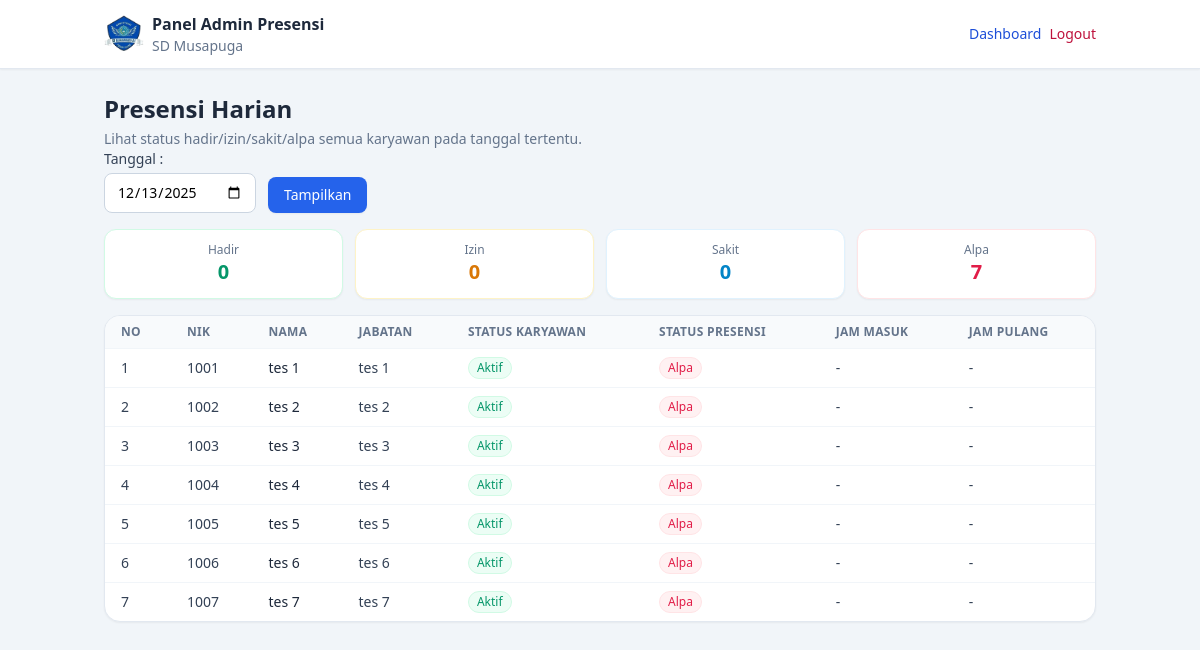
Page /admin/presensi/harian.php (signed in) on the committed database.
### tables this page shows
CREATE TABLE `employees` (
  `id` int(10) UNSIGNED NOT NULL,
  `nik` varchar(50) NOT NULL,
  `nama` varchar(100) NOT NULL,
  `jabatan` varchar(100) DEFAULT NULL,
  `status_aktif` tinyint(1) NOT NULL DEFAULT 1,
  `created_at` timestamp NOT NULL DEFAULT current_timestamp(),
  `updated_at` timestamp NOT NULL DEFAULT current_timestamp() ON UPDATE current_timestamp()
);

### admin/presensi/harian.php (the view, shortened to what this page needs)
<?php
require_once __DIR__ . '/../../config/db.php';
$tanggal = date('Y-m-d');
$tanggalEscaped = $conn->real_escape_string($tanggal);
$sql = "SELECT
        e.id AS employee_id,
        e.nik,
        e.nama,
        e.jabatan,
        e.status_aktif,
        a.id AS attendance_id,
        a.jam_masuk,
        a.jam_pulang,
        a.status AS status_presensi
        FROM employees e
        LEFT JOIN attendances a
        ON a.employee_id = e.id AND a.tanggal = '$tanggalEscaped' ORDER BY e.nama ASC";
        $result = $conn->query($sql);
        $rows = [];
        $hadir = 0;
        $izin = 0;
        $sakit = 0;
        $alpa = 0;
        if( $result ) {
            while( $row = $result->fetch_assoc() ) {
                if( is_null($row['attendance_id']) ) {
                    $statusTampil = 'ALPA';
                    $alpa++;
                }
                $row['status_tampil'] = $statusTampil;
                $rows[] = $row;
            }
        }
?>
<!DOCTYPE html>
<html lang="en">
<head>
    <link rel="stylesheet" href="../../assets/css/output.min.css">
</head>
<body class="min-h-screen bg-slate-100">
    <header class="bg-white border-b shadow-sm border-slate-200">
        <div class="flex items-center justify-between max-w-5xl px-4 py-3 mx-auto">
            <div class="flex items-center gap-2">
                <img src="../../assets/images/logo.webp" alt="Logo SD Musapuga" class="w-[40px] h-[40px]">
                <div class="leading-tight">
                    <div class="text-base font-semibold text-slate-800">Panel Admin Presensi</div>
                    <div class="text-sm text-slate-500">SD Musapuga</div>
                </div>
            </div>
            <div class="flex items-center gap-2">
                <a href="../index.php" class="text-sm leading-tight text-blue-700 hover:underline">Dashboard</a>
                <a href="../logout.php" class="text-sm leading-tight text-rose-700 hover:underline">Logout</a>
            </div>
        </div>
    </header>
    <main class="max-w-5xl px-4 py-6 mx-auto">
        <section>
            <h1 class="text-xl font-semibold md:text-2xl text-slate-800">Presensi Harian</h1>
            <p class="mt-1 text-sm text-slate-500">Lihat status hadir/izin/sakit/alpa semua karyawan pada tanggal tertentu.</p>
        </section>
        <section class="mb-4">
            <form method="get" action="" class="flex flex-col gap-2 md:flex-row md:items-end md:gap-3">
                <div>
                    <label for="tanggal" class="block mb-1 text-sm font-medium text-slate-700">Tanggal :</label>
                    <input type="date" id="tanggal" name="tanggal" value="<?= htmlspecialchars($tanggal) ?>" required class="w-full px-3 py-2 text-sm border rounded-lg border-slate-300 focus:outline-none focus:ring-2 focus:ring-blue-500 focus:border-blue-500 placeholder:text-slate-500">
                </div>
                <div class="pt-2">
                    <button type="submit" class="inline-flex items-center justify-center px-4 py-2 text-sm font-medium text-white bg-blue-600 rounded-lg shadow-sm hover:bg-blue-700">Tampilkan</button>
                </div>
            </form>
        </section>
        <section class="grid gap-3 mb-4 md:grid-cols-4">
            <div class="p-3 text-center bg-white border shadow-sm border-emerald-100 rounded-xl">
                <div class="text-xs text-slate-500">Hadir</div>
                <div class="text-xl font-semibold text-emerald-600"><?= $hadir ?></div>
            </div>
            <div class="p-3 text-center bg-white border shadow-sm border-amber-100 rounded-xl">
                <div class="text-xs text-slate-500">Izin</div>
                <div class="text-xl font-semibold text-amber-600"><?= $izin ?></div>
            </div>
            <div class="p-3 text-center bg-white border shadow-sm border-sky-100 rounded-xl">
                <div class="text-xs text-slate-500">Sakit</div>
                <div class="text-xl font-semibold text-sky-600"><?= $sakit ?></div>
            </div>
            <div class="p-3 text-center bg-white border shadow-sm border-rose-100 rounded-xl">
                <div class="text-xs text-slate-500">Alpa</div>
                <div class="text-xl font-semibold text-rose-600"><?= $alpa ?></div>
            </div>
        </section>
        <section class="overflow-hidden bg-white border shadow-sm border-slate-200 rounded-2xl">
            <div class="overflow-x-auto">
                <table class="min-w-full text-sm">
                    <thead class="border-b bg-slate-50 border-slate-200">
                        <tr>
                            <th class="px-4 py-2 text-xs font-semibold tracking-wide text-left uppercase text-slate-500">No</th>
                            <th class="px-4 py-2 text-xs font-semibold tracking-wide text-left uppercase text-slate-500">NIK</th>
                            <th class="px-4 py-2 text-xs font-semibold tracking-wide text-left uppercase text-slate-500">Nama</th>
                            <th class="px-4 py-2 text-xs font-semibold tracking-wide text-left uppercase text-slate-500">Jabatan</th>
                            <th class="px-4 py-2 text-xs font-semibold tracking-wide text-left uppercase text-slate-500">Status Karyawan</th>
                            <th class="px-4 py-2 text-xs font-semibold tracking-wide text-left uppercase text-slate-500">Status Presensi</th>
                            <th class="px-4 py-2 text-xs font-semibold tracking-wide text-left uppercase text-slate-500">Jam Masuk</th>
                            <th class="px-4 py-2 text-xs font-semibold tracking-wide text-left uppercase text-slate-500">Jam Pulang</th>
                        </tr>
                    </thead>
                    <tbody>
                        <?php if( empty($rows) ) : ?>
                            <tr>
                                <td colspan="7" class="px-4 py-4 text-sm text-center text-slate-500">Belum ada data karyawan.</td>
                            </tr>
                        <?php else : ?>
                            <?php $no = 1; ?>
                            <?php foreach( $rows as $row ) : ?>
                                <tr class="border-t border-slate-100 hover:bg-slate-50/80">
                                    <td class="px-4 py-2 text-slate-700"><?= $no++ ?></td>
                                    <td class="px-4 py-2 text-slate-700"><?= htmlspecialchars($row['nik']) ?></td>
                                    <td class="px-4 py-2 text-slate-800"><?= htmlspecialchars($row['nama']) ?></td>
                                    <td class="px-4 py-2 text-slate-700"><?= htmlspecialchars($row['jabatan']) ?></td>
                                    <td class="px-4 py-2">
                                        <?php if( $row['status_aktif']) : ?>
                                            <span class="inline-flex items-center rounded-full bg-emerald-50 text-emerald-600 text-xs px-2 py-0.5 border border-emerald-100">Aktif</span>
                                        <?php else : ?>
                                            <span class="inline-flex items-center rounded-full bg-slate-100 text-slate-500 text-xs px-2 py-0.5 border border-slate-200">Nonaktif</span>
                                        <?php endif; ?>
                                    </td>
                                    <td class="px-4 py-2">
                                        <?php if( $row['status_tampil'] === 'HADIR') : ?>
                                            <span class="inline-flex items-center rounded-full bg-emerald-50 text-emerald-600 text-xs px-2 py-0.5 border border-emerald-100">Hadir</span>
                                        <?php elseif( $row['status_tampil'] === 'IZIN' ) : ?>
                                            <span class="inline-flex items-center rounded-full bg-amber-50 text-amber-600 text-xs px-2 py-0.5 border border-amber-100">Izin</span>
                                        <?php elseif( $row['status_tampil'] === 'SAKIT' ) : ?>
                                            <span class="inline-flex items-center rounded-full bg-sky-50 text-sky-600 text-xs px-2 py-0.5 border border-sky-100">Sakit</span>
                                        <?php else : ?>
                                            <span class="inline-flex items-center rounded-full bg-rose-50 text-rose-600 text-xs px-2 py-0.5 border border-rose-100">Alpa</span>
                                        <?php endif; ?>
                                    </td>
                                    <td class="px-4 py-2 text-slate-700">
                                        <?php if( empty($row['jam_masuk']) ) : ?>
                                            -
                                        <?php else : ?>
                                            <?= htmlspecialchars(substr($row['jam_masuk'], 11, 5)) ?>
                                        <?php endif; ?>
                                    </td>
                                    <td class="px-4 py-2 text-slate-700">
                                        <?php if( empty($row['jam_pulang']) ) : ?>
                                            -
                                        <?php else : ?>
                                            <?= htmlspecialchars(substr($row['jam_pulang'], 11, 5)) ?>
                                        <?php endif; ?>
                                    </td>
                                </tr>
                            <?php endforeach; ?>
                        <?php endif; ?>
                    </tbody>
                </table>
            </div>
        </section>
    </main>
</body>
</html>

### rows in the picture
employees: nik "1001", nama "tes 1", jabatan "tes 1", status_aktif "Aktif"
employees: nik "1002", nama "tes 2", jabatan "tes 2", status_aktif "Aktif"
employees: nik "1003", nama "tes 3", jabatan "tes 3", status_aktif "Aktif"
employees: nik "1004", nama "tes 4", jabatan "tes 4", status_aktif "Aktif"
employees: nik "1005", nama "tes 5", jabatan "tes 5", status_aktif "Aktif"
employees: nik "1006", nama "tes 6", jabatan "tes 6", status_aktif "Aktif"
employees: nik "1007", nama "tes 7", jabatan "tes 7", status_aktif "Aktif"

### other values in the picture
$hadir "0"
$izin "0"
$sakit "0"
$alpa "7"
